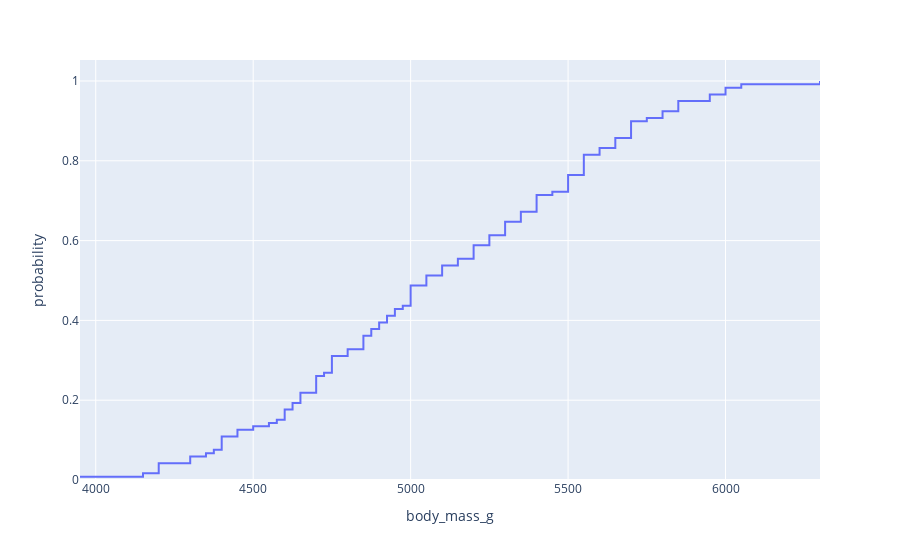

The cell this chart's notebook holds for it:
### Code cell
# What percentage of Gentoo penguins weights less than 5000 (visually)
# Use ecdf = empiric cumulative distribution function
fig = px.ecdf(df[df['species'] == 'Gentoo'], x= 'body_mass_g')
fig.show()
